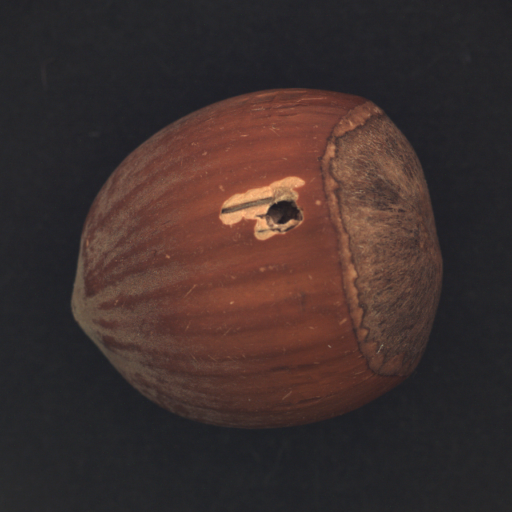
%> input picture Data/MVTec/hole/000.png, 1024 x 1024 px (shown at 1/2 size)
$ octave Demo_MVTec.m   (GNU Octave 9; MATLAB toolbox functions it lacks are replaced by stand-ins)
%> lines starting %> are read from the running program, lines starting %| are printed output that depends on the picture
currentFolder = pwd; addpath(genpath(currentFolder));
clear; close all;
clc
Img = imresize(double(imread("MVTec\hole\000.png")), 0.5);
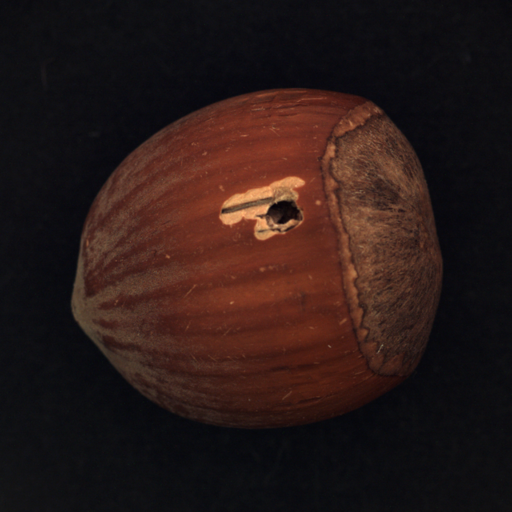
%> Img: size 512x512x3 double; mean R, G, B 62.7, 47.7, 45.7; drawn with min black and max white
% imshow(DataTest)
DataTest = Img / max(Img(:));
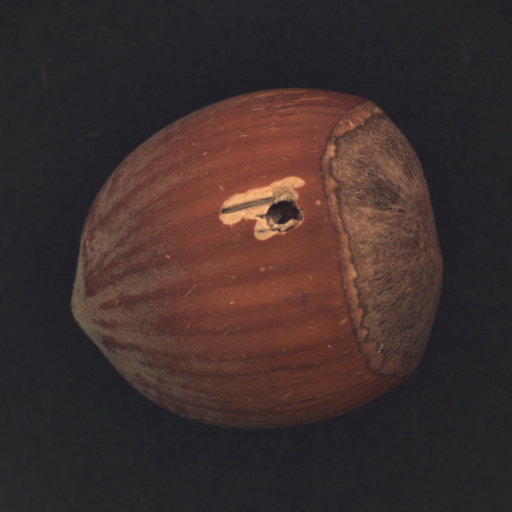
%> DataTest: size 512x512x3 double; mean R, G, B 0.245, 0.186, 0.179
%> (the run ends here)
